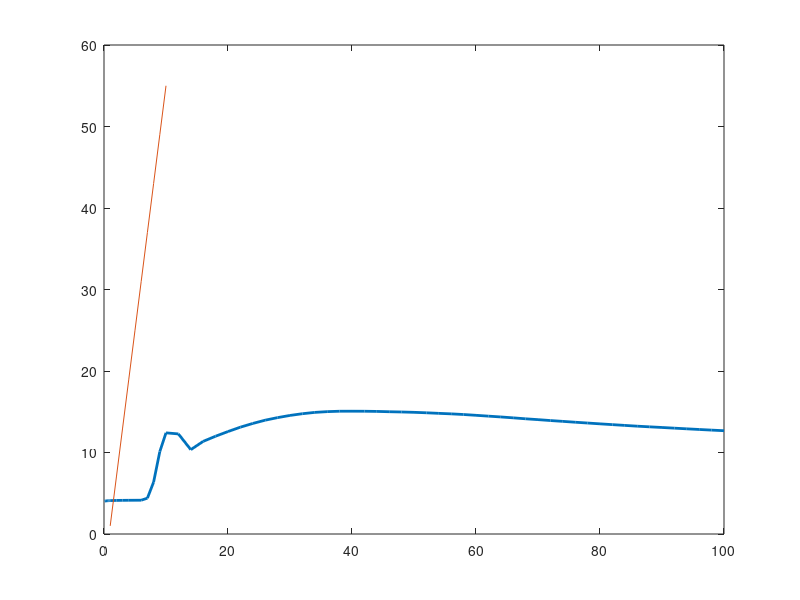

Write MATLAB code to recreate this figure. (Note: this script raises an error after producing the figure.)
%-----------------------------------------------------------------------
% to plot I_max as a function of h & Da
%-------------------------------------------------------------------------

close all;
clear all;
clc;

load("Da_vec.mat");
load("max_IL.mat");


hv=[0.1 0.2 0.3 0.4 0.5];

for i=1:size(hv,2)
labels{i}={sprintf('$h=%1.1f$', hv(1,i))};
end

for k=1:size(hv,2)
plot1(k)=plot(Dav,imax(k,:),'LineWidth',2,'Marker','none',MarkerIndices=1:6:length(Dav));
hold on
end

set(plot1(5),...
    'DisplayName','$h=0.5$','LineWidth',2,...
    'Color',[0.470588235294118 0.811764705882353 0.0235294117647059]);
set(plot1(1),'DisplayName','$h=0.1$','Marker','*','LineStyle','-.',...
    'Color',[0.0745098039215686 0.623529411764706 1]);
set(plot1(2),'DisplayName','$h=0.2$',...
    'Color',[0.00784313725490196 0.207843137254902 0.341176470588235]);
set(plot1(3),'DisplayName','$h=0.3$','Marker','o',...
    'Color',[0.988235294117647 0.435294117647059 0.196078431372549]);
set(plot1(4),'DisplayName','$h=0.4$','LineStyle','--',...
    'Color',[0.670588235294118 0.149019607843137 0.149019607843137]);
box(gca,'on');
grid(gca,'on');
hold(gca,'on');

% Set the remaining axes properties
set(gca,'FontSize',12,'FontWeight','bold','TitleFontWeight','normal');
ylabel('$I_{max}$','FontWeight','bold','FontSize',24,'Interpreter','latex');
xlabel('$Da$','FontWeight','bold','FontSize',24,'Interpreter','latex');

% legend 
legend1 = legend(string(labels));
set(legend1,...
   'Position',[0.413546476914288 0.573340221210623 0.22367419461962 0.332594227632239],...
    'Interpreter','latex',...
    'FontSize',18);
legend("off")

set(gcf,'GraphicsSmoothing','on')
set(gcf,'Units','centimeters')
pos=get(gcf,'Position');
npos = pos +[0 0 0 1];
set(gcf,'Position',npos);

exportgraphics(gcf,'fig8b.jpg','Resolution',600);